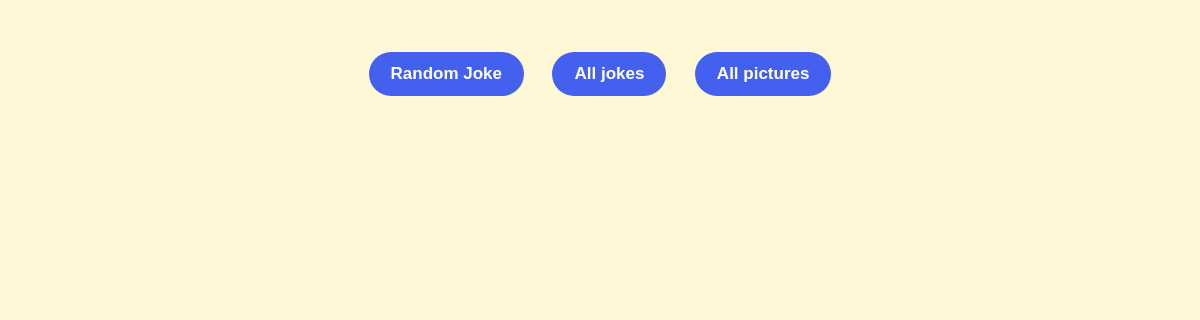
The page /dadjokes/jokes on the database as committed earlier.
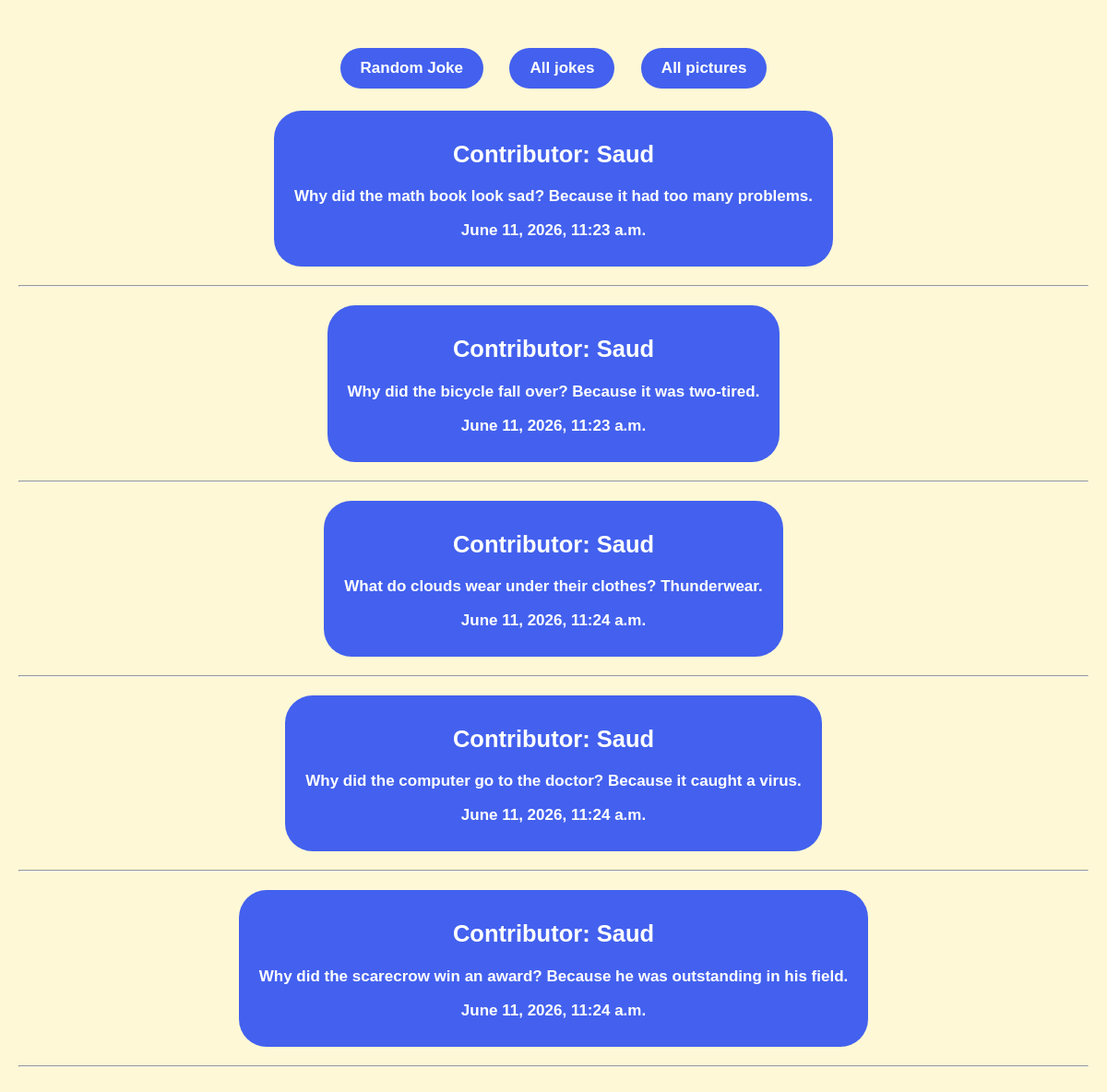
The same page on the database as committed later.
### dadjokes/models.py (models this page shows, shortened)
class Joke(models.Model):
    text = models.TextField(blank=True)
    contributor = models.TextField(blank=True)
    timestamp = models.DateTimeField(auto_now=True)
    '''Returns the string repersentation of a Joke Object'''

### dadjokes/views.py (the view)
# urls.py: path(r'jokes', JokeListView.as_view(), name='all_jokes'),
class JokeListView(ListView):
    model = Joke
    template_name = 'dadjokes/all_jokes.html'
    context_object_name = 'jokes'

### dadjokes/templates/dadjokes/all_jokes.html
{% extends 'dadjokes/base.html' %}
{% block content %}
    {% for joke in jokes %}
       <div class="joke">
        <a href="{% url 'joke' joke.pk %}" class="joke-link">
            <h2>Contributor: {{joke.contributor}}</h2>
            <p>{{joke.text}}</p>
            <p>{{joke.timestamp}}</p>
        </a>
        </div>
        <hr>
    {% endfor %}
{% endblock %}

Rows that differ between the two databases and show on the page:
added Joke: contributor "Saud", text "Why did the math book look sad? Because it had too many problems.", timestamp "June 11, 2026, 11:23 a.m."
added Joke: contributor "Saud", text "Why did the bicycle fall over? Because it was two-tired.", timestamp "June 11, 2026, 11:23 a.m."
added Joke: contributor "Saud", text "What do clouds wear under their clothes? Thunderwear.", timestamp "June 11, 2026, 11:24 a.m."
added Joke: contributor "Saud", text "Why did the computer go to the doctor? Because it caught a virus.", timestamp "June 11, 2026, 11:24 a.m."
added Joke: contributor "Saud", text "Why did the scarecrow win an award? Because he was outstanding in his field.", timestamp "June 11, 2026, 11:24 a.m."
